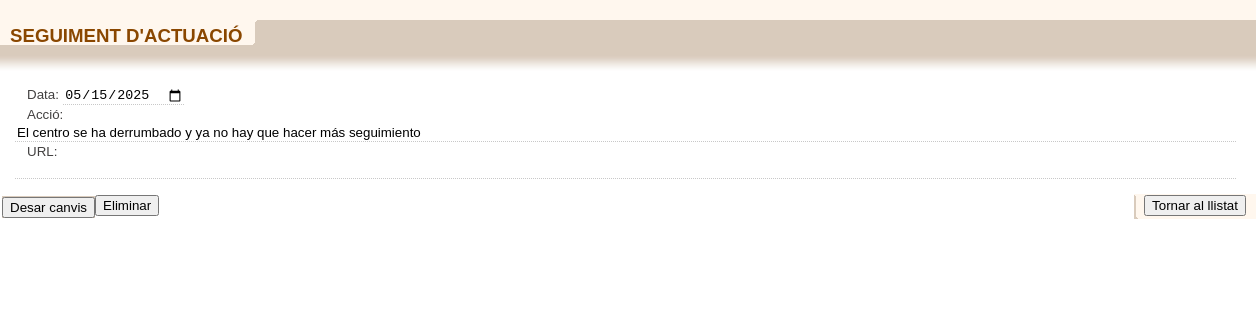
The page /actuacio/seguimentActuacioForm.php?id_seguiment=12 on the database its author committed.
### tables this page shows
CREATE TABLE `seguiment_actuacio` (
  `id` int(11) NOT NULL,
  `data` date NOT NULL,
  `accio` varchar(2000) NOT NULL,
  `url` varchar(500) NOT NULL,
  `actuacio_id` int(11) NOT NULL
);

### actuacio/seguimentActuacioForm.php (the view, shortened to what this page needs)
<!DOCTYPE html>
<?php
	include '../connectarBD.php';
	$idSeguiment = isset($_GET['id_seguiment']) ? intval($_GET['id_seguiment']) : null;
	$url = '';
	$accio = '';
$data = '';
	if ($idSeguiment) {
		$sql = "
			SELECT id, data, accio, url, actuacio_id
			FROM seguiment_actuacio
			WHERE id = ?
		";
		$stmt = $connexio->prepare($sql);
		$stmt->bind_param("i", $idSeguiment);
		$stmt->execute();
		$resultat = $stmt->get_result();
		if ($resultat->num_rows > 0) {
			$row = $resultat->fetch_assoc();
			$data = $row['data'];
			$accio = $row['accio'];
			$url = $row['url'];
		}
	}
?>
<html>
	<head>
		<link rel="stylesheet" href="../css/estilos.css" type="text/css" />
		<link rel="stylesheet" href="../css/estilos_ficha_2.css" type="text/css" />
	</head>
	<body class="contenido" onload="ocultarFondoPrincipal();">
		<div class="contenedorFiltro"></div>
		<ul class="botoneraFicha">
			<li class="tituloFicha"><p class="posicionTituloFicha">SEGUIMENT D'ACTUACIÓ</p></li>
		</ul>
		<div class="espacioMarron">&nbsp;</div>
		<div id="fichaEditable" style="background-color:#ffffff;">
		<div class="cabeceraFicha"></div>
		<form name="entidad" method="post" action="seguimentActuacioInsertUpdate.php">
			<div class="contenedorFicha">
				<div class="contenidoSeccion">
					<div class="fila">
						<label for="data" class="campoFicha_Blanca">Data:</label>
						<input type="date" id="data" name="data" class="formularioFicha" size="50" value="<?php echo $data; ?>"><br>
						<label for="accio" class="campoFicha_Blanca">Acció:</label>
						<input type="text" id="accio" name="accio" class="formularioFicha" size="150" value="<?php echo $accio; ?>"><br>
						<label for="url" class="campoFicha_Blanca">URL:</label>
						<input type="text" id="url" name="url" class="formularioFicha" size="150" value="<?php echo $url; ?>"><br>
					</div>
				</div>
			</div>
		</div>
		<li class="fondoBotoneraFicha">
			<button type="submit" class="boton">Desar canvis</button>
		</li>
		<li class="volverFicha">
			<button type="button" class="boton"onclick="window.history.back();">Tornar al llistat</button>
		</li>
		<form method="get" action="seguimentActuacioDelete.php">
			<button type="submit" class="boton" onclick="return confirm('¿Estàs segur de borrar aquesta acció?');">Eliminar</button>
		</form>
	</body>
</html>

### css/estilos.css (style rules this page uses)
body.contenido { margin:0px; font-family:arial; background-color:transparent; }
.boton { font-size:10pt; margin:1px 0px 0px 0px; }
.fila { margin:5px 0px 5px 0px; }
.espacioMarron { height:10px; background-color:#D9CBBC; width:100%; clear:both; }
.contenedorFiltro { background-color:#fff7ee; padding:10px; margin:0px; clear:both; }
.campoFicha_Blanca { font-size:10pt; color:#424040; margin-left: 12px; }

### css/estilos_ficha_2.css (style rules this page uses)
.botoneraFicha { list-style:none; margin:0px; padding:0px; width:100%; height:25px; background-color:#D9CBBC; }
.fondoBotoneraFicha { background-color:#D9CBBC; float:left; height:22px; margin:2px 0px 0px 2px; }
.tituloFicha { font-size:14pt; font-weight:bold; white-space:nowrap; color:#8a4700; padding:0px 15px 0px 10px; background:#FFF7EE url(../imagenes/remateLeftBotoneraFicha.gif) no-repeat right; float:left; height:25px; }
.posicionTituloFicha { margin:0px; padding:5px 0px 0px 0px; }
.volverFicha { background:#FFF7EE url(../imagenes/remateBotoneraFicha.gif) no-repeat left; float:right; height:25px; padding:0px 10px 0px 10px; }
.contenedorFicha { background-color:#ffffff; margin:0px; padding:0px; clear:both; vertical-align:top; }
.formularioFicha { font-size:10pt; color:#000000; border:0px; border-bottom:1px dotted #c8c8c8; margin-right:10px; }
.contenidoSeccion { background-color:#ffffff; padding:5px 0px 10px 15px; margin:0px; }
.cabeceraFicha { background:#ffffff url(../imagenes/fondoCabeceraFicha.gif) repeat-x top; height:20px; clear:both; }
li { list-style-type: none; }

### rows shown on the page
seguiment_actuacio: data "05/15/2025", accio "El centro se ha derrumbado y ya no hay que hacer más seguimiento"
